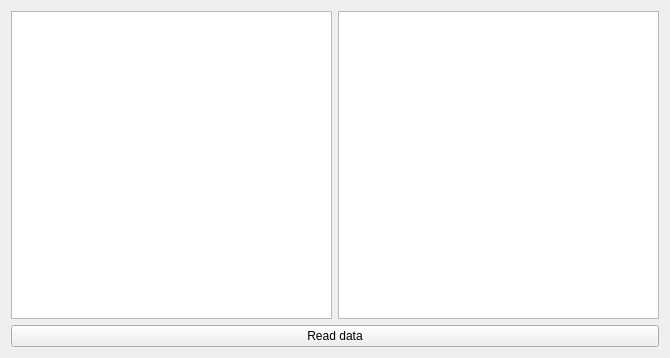
<?xml version="1.0" encoding="UTF-8"?>
<ui version="4.0">
 <class>Widget</class>
 <widget class="QWidget" name="Widget">
  <property name="geometry">
   <rect>
    <x>0</x>
    <y>0</y>
    <width>670</width>
    <height>358</height>
   </rect>
  </property>
  <property name="windowTitle">
   <string>Widget</string>
  </property>
  <layout class="QVBoxLayout" name="verticalLayout">
   <item>
    <layout class="QHBoxLayout" name="horizontalLayout">
     <item>
      <widget class="QTreeView" name="treeView"/>
     </item>
     <item>
      <widget class="QListView" name="listView"/>
     </item>
    </layout>
   </item>
   <item>
    <widget class="QPushButton" name="pushButtonReadData">
     <property name="text">
      <string>Read data</string>
     </property>
    </widget>
   </item>
  </layout>
 </widget>
 <resources/>
 <connections/>
</ui>
